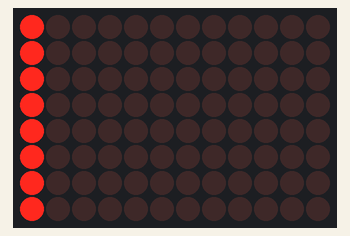
This sketch was run on a simulated Arduino Uno R4 WiFi. Shown: 12×8 LED matrix. Random numbers use the default seed unless the sketch sets one; what the sketch prints to the serial monitor is not drawn.

Above: at 0.15 s.
At 6.33 s:
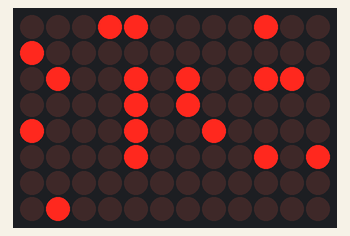
At 12.53 s:
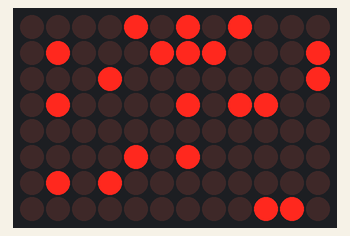
At 18.74 s:
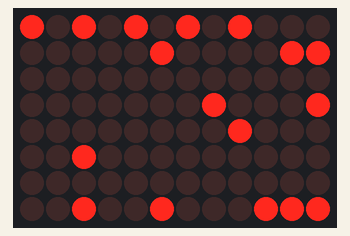
At 24.94 s:
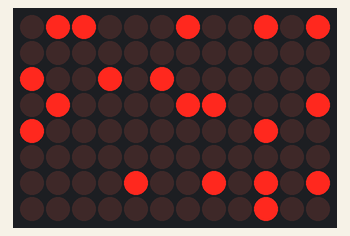
At 37.35 s:
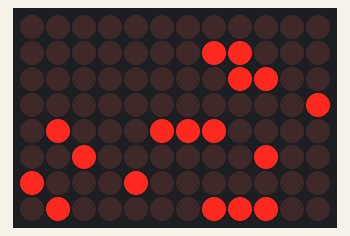

The sketch:

rapid_blink.ino
```cpp
// Rapid Blink Sketch for Arduino UNO R4 LED Matrix
// Blinks patterns rapidly across the 12x8 LED matrix

#include "Arduino_LED_Matrix.h"

ArduinoLEDMatrix matrix;

// Frame buffer for the 12x8 LED matrix (3 x 32-bit integers)
uint32_t frame[3] = {0, 0, 0};

void setup() {
  Serial.begin(115200);
  matrix.begin();
  Serial.println("Arduino UNO R4 Rapid Blink - LED Matrix");
}

void loop() {
  // Pattern 1: Horizontal sweep (left to right)
  for (int col = 0; col < 12; col++) {
    clearFrame();
    setColumn(col);
    matrix.loadFrame(frame);
    delay(30);
  }

  // Pattern 2: Vertical sweep (top to bottom)
  for (int row = 0; row < 8; row++) {
    clearFrame();
    setRow(row);
    matrix.loadFrame(frame);
    delay(30);
  }

  // Pattern 3: Diagonal sweep
  for (int i = 0; i < 12; i++) {
    clearFrame();
    for (int j = 0; j < 8; j++) {
      if ((i + j) % 2 == 0) {
        setPixel(i, j);
      }
    }
    matrix.loadFrame(frame);
    delay(50);
  }

  // Pattern 4: All blink rapidly
  for (int i = 0; i < 10; i++) {
    allOn();
    matrix.loadFrame(frame);
    delay(50);
    clearFrame();
    matrix.loadFrame(frame);
    delay(50);
  }

  // Pattern 5: Random sparkle
  for (int i = 0; i < 100; i++) {
    clearFrame();
    for (int j = 0; j < 20; j++) {
      int x = random(12);
      int y = random(8);
      setPixel(x, y);
    }
    matrix.loadFrame(frame);
    delay(40);
  }
}

// Helper functions for LED matrix manipulation
void clearFrame() {
  frame[0] = 0;
  frame[1] = 0;
  frame[2] = 0;
}

void allOn() {
  frame[0] = 0xFFFFFFFF;
  frame[1] = 0xFFFFFFFF;
  frame[2] = 0xFFFFFFFF;
}

void setPixel(int x, int y) {
  // The LED matrix is organized as 3 x 32-bit integers
  // Each row is 12 bits wide, packed into the 32-bit integers
  if (x < 0 || x >= 12 || y < 0 || y >= 8) return;

  int bitPosition = y * 12 + x;
  int frameIndex = bitPosition / 32;
  int bitIndex = 31 - (bitPosition % 32);

  if (frameIndex < 3) {
    frame[frameIndex] |= (1UL << bitIndex);
  }
}

void setRow(int row) {
  for (int col = 0; col < 12; col++) {
    setPixel(col, row);
  }
}

void setColumn(int col) {
  for (int row = 0; row < 8; row++) {
    setPixel(col, row);
  }
}
```
